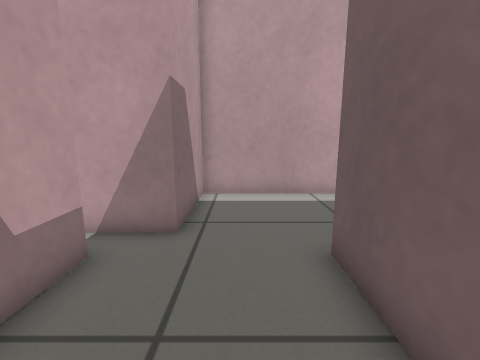
View 1 (above)

15 first-person views from a walk through a robot-simulator world made for Gazebo. The camera is 0.59 m above the floor, tilts 10° down and sees 90° across. The floor is counted in squares, 0.25 m on a side. Each view is taken from the middle of a square. On the plan, view 1 faces up. The plan holds only what a view shows up to about 16 squares ahead; the rest is blank.

View 2
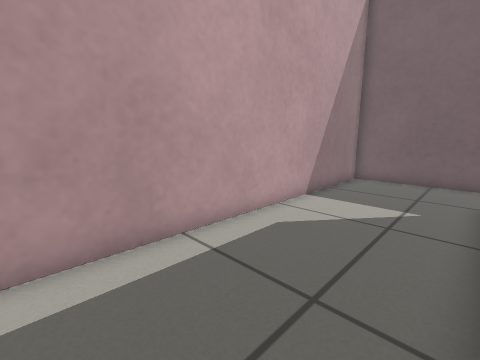

View 3
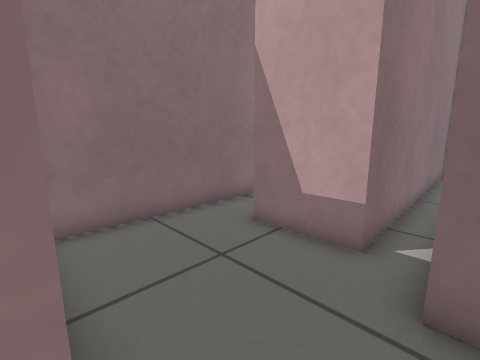

View 4
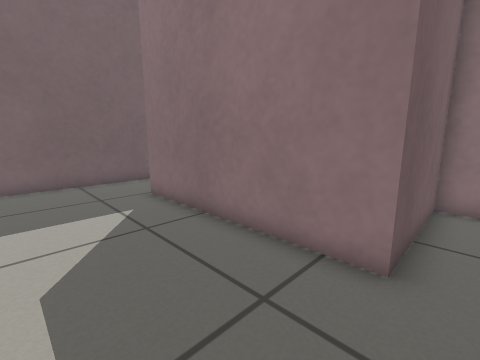

View 5
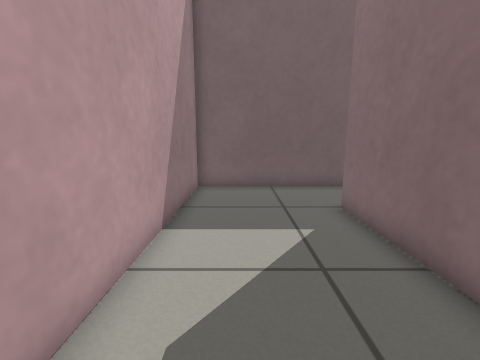

View 6
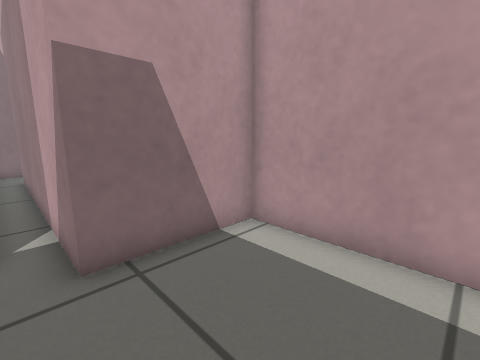

View 7
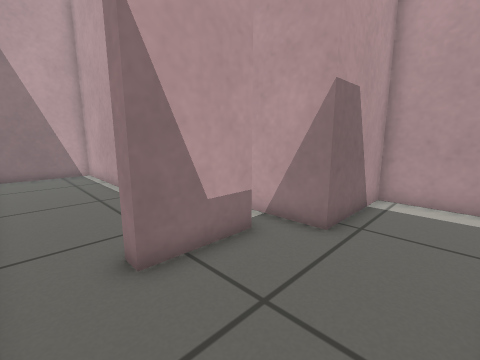

View 8
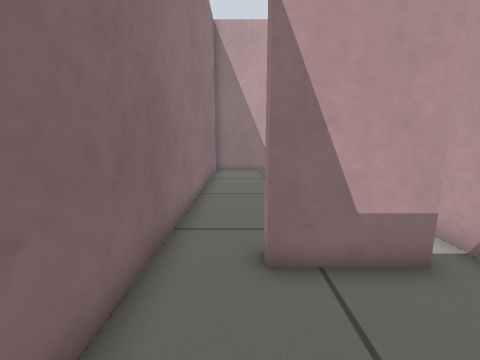

View 9
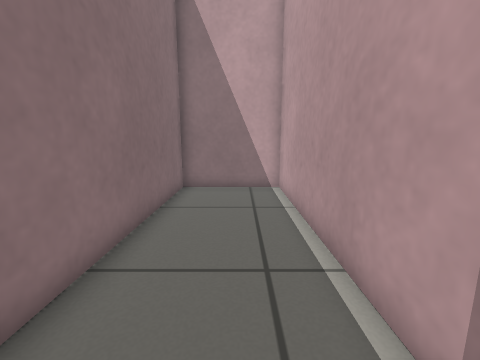

View 10
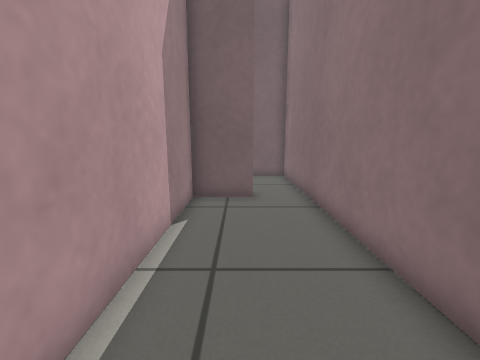

View 11
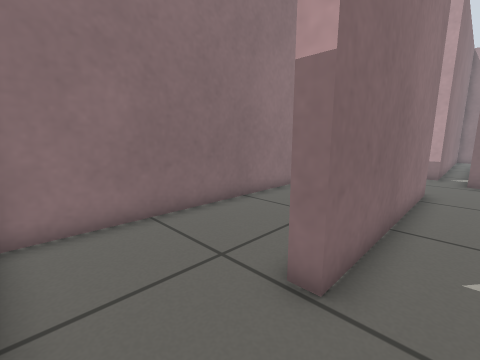

View 12
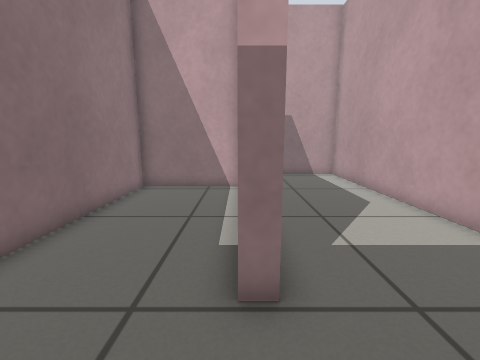

View 13
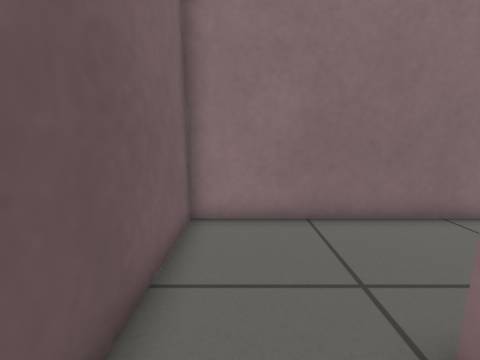

View 14
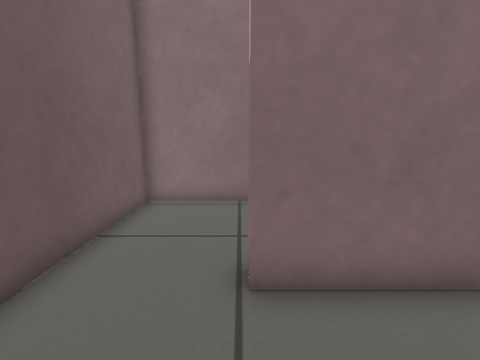

View 15
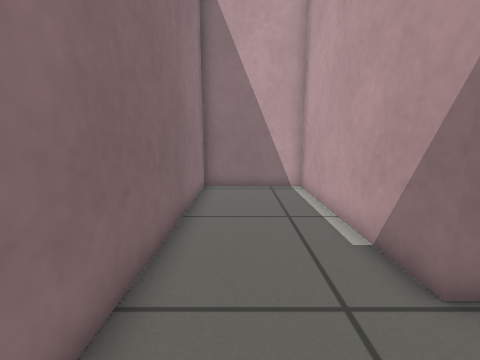

### Floor plan
Points are (right, up) in squares from view 1. A wall is a line through its corners. A room is listed if a view was taken in it or the views show most of it. See-through windows are left out.
Room 1 (views 1, 2, 3, 4, 5, 6, 7, 8, 11, 12, 13, 14)
walls: (-4.6, -0.7) (1.9, -0.7) (1.9, 4.6) (10.9, 4.6) (10.9, 3.9); (14.5, 3.5) (14.5, 10) (-1.6, 10) (-1.6, 5.7) (-13.6, 5.7); (-16.3, 5.9) (-16.3, 4.6) (-3.1, 4.6) (-3.1, 1.5) (-3.7, 1.5)
ways out: opening at (-3.5, 0.5) to room 2; opening at (12.5, 4) to room 3; opening at (-14.5, 6)
Room 2 (views 9, 10)
walls: (-3.7, 1.5) (-3.7, 3.9) (-16.3, 3.9) (-16.3, -0.7) (-4.6, -0.7)
ways out: opening at (-3.5, 0.5) to room 1
Room 3 (view 15)
walls: (10.9, 3.9) (2.5, 3.9) (2.5, -0.7) (14.5, -0.7) (14.5, 3.5)
ways out: opening at (12.5, 4) to room 1

Positions as (right, up) in squares from view 1, and headings:
1: (0, 0), facing up
2: (0, 5), facing up-right
3: (2, 6), facing down-left
4: (1, 9), facing down-right
5: (3, 8), facing right
6: (3, 5), facing up-left
7: (1, 0), facing up-left
8: (1, 1), facing left
9: (-5, 2), facing left
10: (-13, 2), facing right
11: (14, 6), facing down-left
12: (14, 4), facing left
13: (13, 6), facing down
14: (11, 8), facing down
15: (14, 1), facing left
